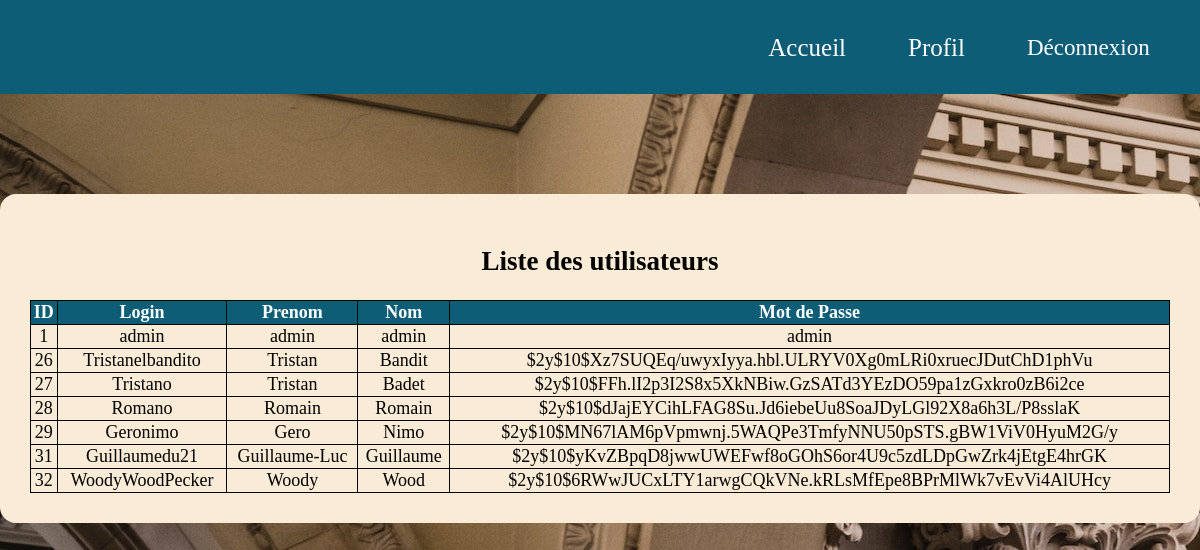
The app's page /admin.php with its own data.
### tables this page shows
CREATE TABLE IF NOT EXISTS `utilisateurs` (
  `id` int NOT NULL AUTO_INCREMENT,
  `login` varchar(255) NOT NULL,
  `prenom` varchar(255) NOT NULL,
  `nom` varchar(255) NOT NULL,
  `password` varchar(255) NOT NULL,
  PRIMARY KEY (`id`)
);

### admin.php (the view, shortened to what this page needs)
<?php
$bdd = new PDO ('mysql:host=localhost;dbname=moduleconnexion', 'root', 'Bartender');
$requete = $bdd->prepare('SELECT * FROM utilisateurs');
$requete->execute();
$utilisateurs = $requete->fetchall();
?>
<!DOCTYPE html>
<html lang="en">
<head>
    <link rel="stylesheet" href="style.css">
    <header>
        <section class="header">
            <div class="header-right">
            <form method="post">
            <a href="index.php" class="header-a">Accueil</a>
            <a href="profil.php" class="header-a">Profil</a>
            <button type="submit" name="bouton_deconnexion" value="Déconnexion" class="déco">Déconnexion</button>
        </div>
        </section>
</head>
<div>
<section>
    <div id="admin">
    <h1>Liste des utilisateurs</h1>
    <table>
        <tr>
            <th>ID</th>
            <th>Login</th>
            <th>Prenom</th>
            <th>Nom</th>
            <th>Mot de Passe</th>
    <?php
    foreach ($utilisateurs as $value){ ?>
        <tr>
            <td><?php echo $value['id'] ?></td>
            <td><?php echo $value['login'] ?></td>
            <td><?php echo $value['prenom'] ?></td>
            <td><?php echo $value['nom'] ?></td>
            <td><?php echo $value['password'] ?></td>
        </tr>
    <?php } ?>
    </table>
    </div>
</section>
</div>
<body>
</body>
</html>

### style.css (style rules this page uses)
* { box-sizing: border-box; }
body { margin: 0; background-image: url(assets/background.jpg); }
a:link { text-decoration: none; }
.header { overflow: hidden; background-color: #0D5D77; padding: 20px 20px; }
.header-right { float:right; flex-direction: row; }
.header-a { float: left; color: white; text-align: center; padding: 12px; padding-top: 14px; padding-right: 50px; font-size: 25px; text-decoration: none; background-color: #0D5D77; border-radius: 4px; font-family: cursive; }
#admin { padding:30px; border-radius: 16px; width: 100%; height: 100%; background-color: antiquewhite; margin: auto; margin-top: 100px; text-align:justify; font-size: 18px; font-family: cursive; text-align: center; }
#admin table { width: 100%; border: 1px solid; border-collapse: collapse; }
#admin th, td { border: 1px solid; border-collapse: collapse; }
#admin th { color: white; background-color: #0D5D77; border-color: black; }
.déco { width: 125px; height:45px; cursor: pointer; display: left; color: white; background:#0D5D77; border: none; font-size: 23px; padding: 12px; padding-top: 15px; padding-right: 50px; text-align: center; margin:auto; margin-right: 40px; font-family: cursive; }

### records on screen
utilisateurs: id "1", login "admin", prenom "admin", nom "admin", password "admin"
utilisateurs: id "26", login "Tristanelbandito", prenom "Tristan", nom "Bandit", password "$2y$10$Xz7SUQEq/uwyxIyya.hbl.ULRYV0Xg0mLRi0xruecJDutChD1phVu"
utilisateurs: id "27", login "Tristano", prenom "Tristan", nom "Badet", password "$2y$10$FFh.lI2p3I2S8x5XkNBiw.GzSATd3YEzDO59pa1zGxkro0zB6i2ce"
utilisateurs: id "28", login "Romano", prenom "Romain", nom "Romain", password "$2y$10$dJajEYCihLFAG8Su.Jd6iebeUu8SoaJDyLGl92X8a6h3L/P8sslaK"
utilisateurs: id "29", login "Geronimo", prenom "Gero", nom "Nimo", password "$2y$10$MN67lAM6pVpmwnj.5WAQPe3TmfyNNU50pSTS.gBW1ViV0HyuM2G/y"
utilisateurs: id "31", login "Guillaumedu21", prenom "Guillaume-Luc", nom "Guillaume", password "$2y$10$yKvZBpqD8jwwUWEFwf8oGOhS6or4U9c5zdLDpGwZrk4jEtgE4hrGK"
utilisateurs: id "32", login "WoodyWoodPecker", prenom "Woody", nom "Wood", password "$2y$10$6RWwJUCxLTY1arwgCQkVNe.kRLsMfEpe8BPrMlWk7vEvVi4AlUHcy"
